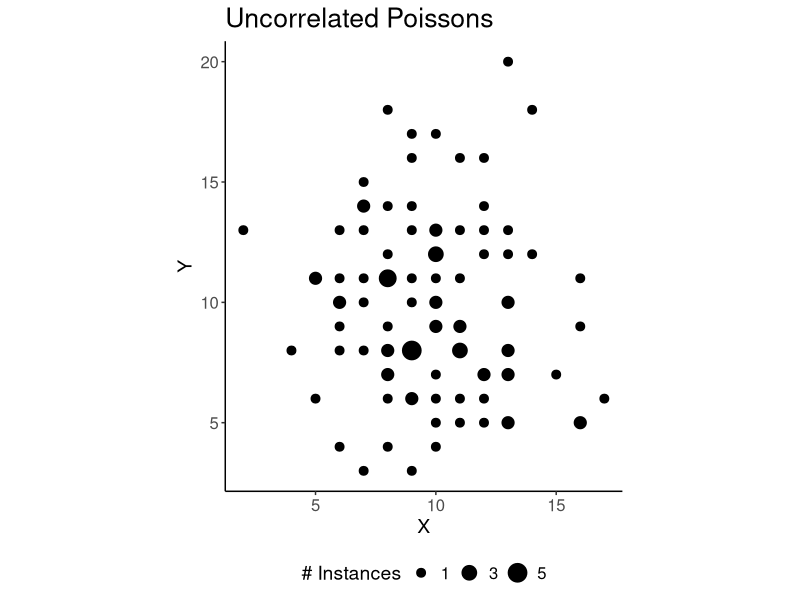
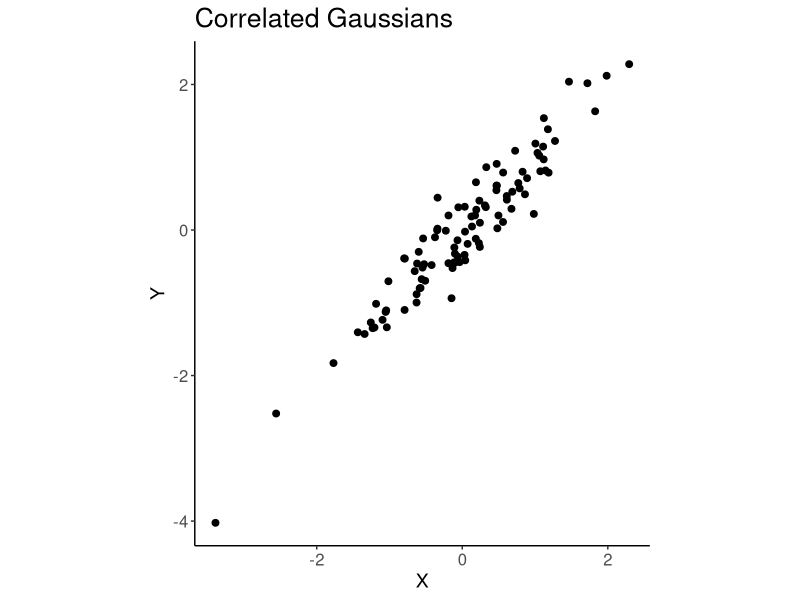
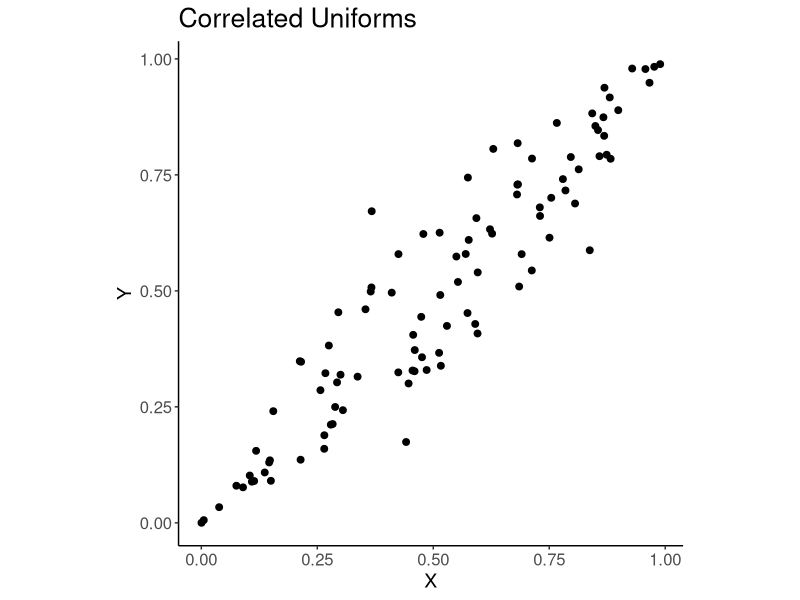
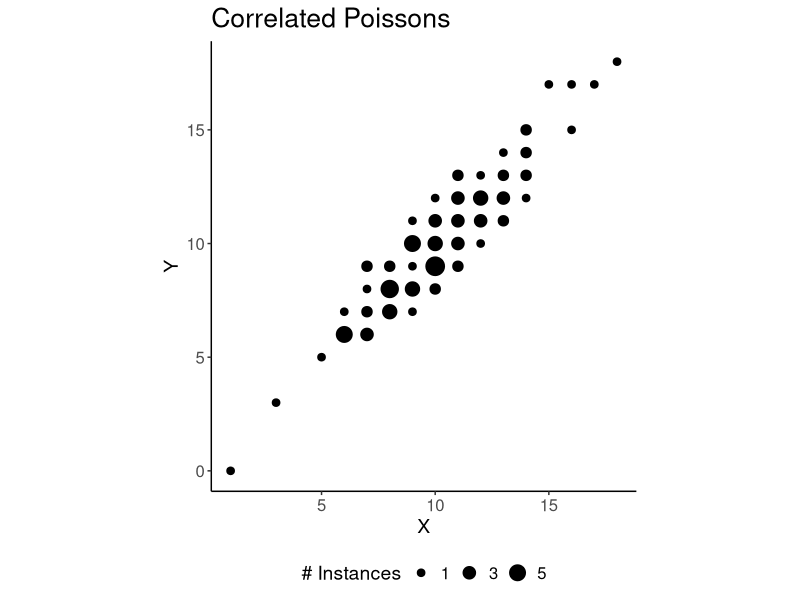

Here is the R script that generated these plots, in order:
## ---- chunk 1
library(knitr)
library(mvtnorm)
library(tidyverse)
opts_chunk$set(cache = FALSE)
## ---- chunk 2
x <- matrix(rpois(100 * 2, 10), 
            ncol = 2)
head(x)
## ---- chunk 3
theme_set(theme_classic())
as_tibble(x) |>
  count(V1, V2) |>
  ggplot() +
  geom_point(aes(V1, V2, size = n)) +
  coord_fixed() +
  labs(x = "X", y = "Y", size = "# Instances", title = "Uncorrelated Poissons") +
  scale_size_area(breaks = c(1, 3, 5)) +
  theme(
    axis.title = element_text(size = 14),
    legend.title = element_text(size = 14),
    axis.text = element_text(size = 12),
    legend.text = element_text(size = 12),
    legend.position = "bottom",
    title = element_text(size = 16)
  )
## ---- chunk 4
Sigma <- matrix(
  c(1, 0.95, 0.95, 1), 
  nrow = 2
)
z <- rmvnorm(100, sigma = Sigma)
head(z)
## ---- chunk 5
ggplot(as_tibble(z)) +
  geom_point(aes(V1, V2), size = 2) +
  coord_fixed() +
  labs(x = "X", y = "Y", title = "Correlated Gaussians") +
  theme(
    axis.title = element_text(size = 14),
    legend.title = element_text(size = 14),
    axis.text = element_text(size = 12),
    legend.text = element_text(size = 12),
    title = element_text(size = 16)
  )
## ---- chunk 6
u <- pnorm(z)
head(u)
## ---- chunk 7
ggplot(as_tibble(u)) +
  geom_point(aes(V1, V2), size = 2) +
  coord_fixed() +
  labs(x = "X", y = "Y", title = "Correlated Uniforms") +
  theme(
    axis.title = element_text(size = 14),
    legend.title = element_text(size = 14),
    axis.text = element_text(size = 12),
    legend.text = element_text(size = 12),
    title = element_text(size = 16)
  )
## ---- chunk 8
x_new <- qpois(u, lambda = 10)
head(x_new)
## ---- chunk 9
as_tibble(x_new) |>
  count(V1, V2) |>
  ggplot() +
  geom_point(aes(V1, V2, size = n)) +
  coord_fixed() +
  labs(x = "X", y = "Y", size = "# Instances", title = "Correlated Poissons") +
  scale_size_area(breaks = c(1, 3, 5)) +
  theme(
    axis.title = element_text(size = 14),
    legend.title = element_text(size = 14),
    axis.text = element_text(size = 12),
    legend.text = element_text(size = 12),
    legend.position = "bottom",
    title = element_text(size = 16)
  )
